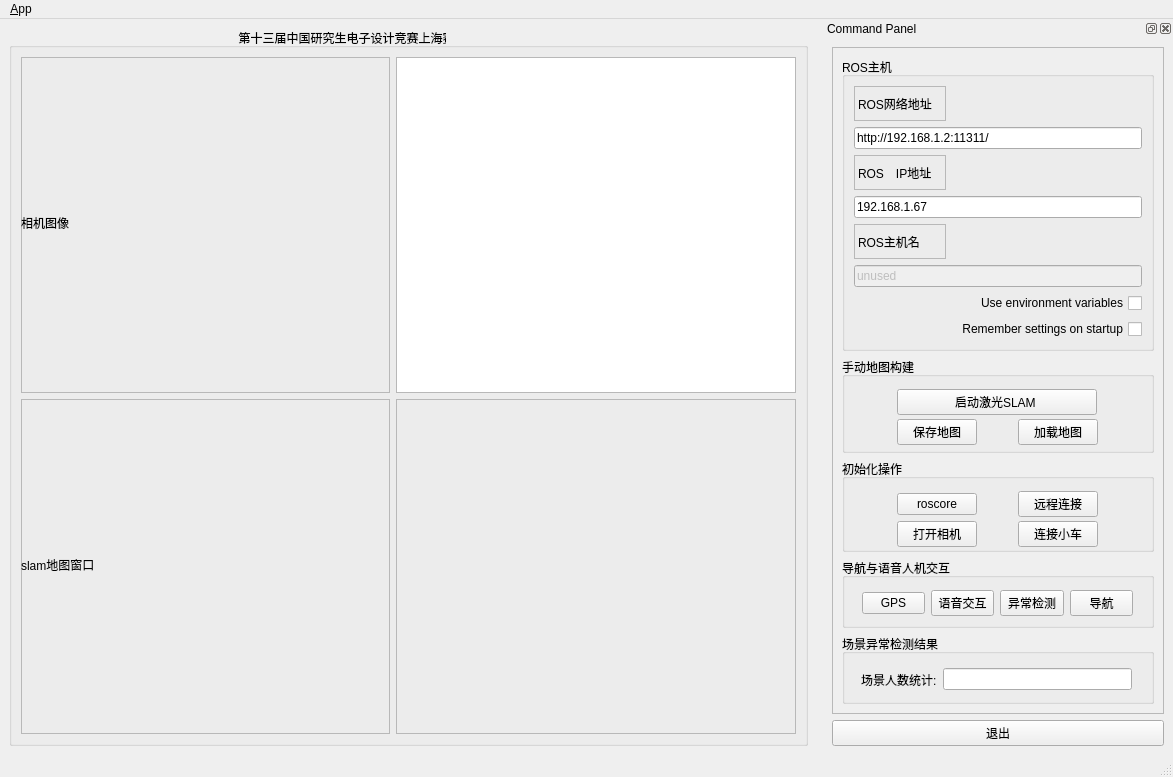
<?xml version="1.0" encoding="UTF-8"?>
<ui version="4.0">
 <class>MainWindowDesign</class>
 <widget class="QMainWindow" name="MainWindowDesign">
  <property name="geometry">
   <rect>
    <x>0</x>
    <y>0</y>
    <width>1173</width>
    <height>777</height>
   </rect>
  </property>
  <property name="sizePolicy">
   <sizepolicy hsizetype="Fixed" vsizetype="Fixed">
    <horstretch>0</horstretch>
    <verstretch>0</verstretch>
   </sizepolicy>
  </property>
  <property name="windowTitle">
   <string>QRosApp</string>
  </property>
  <property name="windowIcon">
   <iconset resource="../resources/images.qrc">
    <normaloff>:/images/icon.png</normaloff>:/images/icon.png</iconset>
  </property>
  <property name="locale">
   <locale language="English" country="Australia"/>
  </property>
  <widget class="QWidget" name="centralwidget">
   <layout class="QHBoxLayout">
    <item>
     <widget class="QGroupBox" name="groupBox_12">
      <property name="sizePolicy">
       <sizepolicy hsizetype="MinimumExpanding" vsizetype="Preferred">
        <horstretch>0</horstretch>
        <verstretch>0</verstretch>
       </sizepolicy>
      </property>
      <property name="title">
       <string>                                                                     第十三届中国研究生电子设计竞赛上海赛区</string>
      </property>
      <layout class="QGridLayout" name="gridLayout_3">
       <item row="1" column="0">
        <widget class="QFrame" name="frame_2">
         <property name="frameShape">
          <enum>QFrame::StyledPanel</enum>
         </property>
         <property name="frameShadow">
          <enum>QFrame::Raised</enum>
         </property>
         <widget class="QLabel" name="label_cameraImg">
          <property name="geometry">
           <rect>
            <x>0</x>
            <y>0</y>
            <width>361</width>
            <height>331</height>
           </rect>
          </property>
          <property name="text">
           <string>相机图像</string>
          </property>
          <property name="scaledContents">
           <bool>true</bool>
          </property>
         </widget>
        </widget>
       </item>
       <item row="2" column="0">
        <widget class="QFrame" name="frame_3">
         <property name="frameShape">
          <enum>QFrame::StyledPanel</enum>
         </property>
         <property name="frameShadow">
          <enum>QFrame::Raised</enum>
         </property>
         <widget class="QLabel" name="label_slammap">
          <property name="geometry">
           <rect>
            <x>0</x>
            <y>0</y>
            <width>361</width>
            <height>331</height>
           </rect>
          </property>
          <property name="text">
           <string>slam地图窗口</string>
          </property>
          <property name="scaledContents">
           <bool>true</bool>
          </property>
         </widget>
        </widget>
       </item>
       <item row="1" column="1">
        <widget class="QListView" name="view_logging">
         <property name="sizePolicy">
          <sizepolicy hsizetype="Fixed" vsizetype="Fixed">
           <horstretch>0</horstretch>
           <verstretch>0</verstretch>
          </sizepolicy>
         </property>
         <property name="minimumSize">
          <size>
           <width>400</width>
           <height>300</height>
          </size>
         </property>
         <property name="maximumSize">
          <size>
           <width>600</width>
           <height>600</height>
          </size>
         </property>
        </widget>
       </item>
       <item row="2" column="1">
        <widget class="QFrame" name="frame_4">
         <property name="frameShape">
          <enum>QFrame::StyledPanel</enum>
         </property>
         <property name="frameShadow">
          <enum>QFrame::Raised</enum>
         </property>
        </widget>
       </item>
      </layout>
     </widget>
    </item>
   </layout>
  </widget>
  <widget class="QMenuBar" name="menubar">
   <property name="geometry">
    <rect>
     <x>0</x>
     <y>0</y>
     <width>1173</width>
     <height>19</height>
    </rect>
   </property>
   <widget class="QMenu" name="menu_File">
    <property name="title">
     <string>&amp;App</string>
    </property>
    <addaction name="action_Preferences"/>
    <addaction name="separator"/>
    <addaction name="actionAbout"/>
    <addaction name="actionAbout_Qt"/>
    <addaction name="separator"/>
    <addaction name="action_Quit"/>
   </widget>
   <addaction name="menu_File"/>
  </widget>
  <widget class="QStatusBar" name="statusbar"/>
  <widget class="QDockWidget" name="dock_status">
   <property name="sizePolicy">
    <sizepolicy hsizetype="Fixed" vsizetype="Preferred">
     <horstretch>0</horstretch>
     <verstretch>0</verstretch>
    </sizepolicy>
   </property>
   <property name="minimumSize">
    <size>
     <width>350</width>
     <height>560</height>
    </size>
   </property>
   <property name="maximumSize">
    <size>
     <width>350</width>
     <height>524287</height>
    </size>
   </property>
   <property name="allowedAreas">
    <set>Qt::RightDockWidgetArea</set>
   </property>
   <property name="windowTitle">
    <string>Command Panel</string>
   </property>
   <attribute name="dockWidgetArea">
    <number>2</number>
   </attribute>
   <widget class="QWidget" name="dockWidgetContents_2">
    <layout class="QVBoxLayout" name="verticalLayout">
     <item>
      <widget class="QFrame" name="frame">
       <property name="sizePolicy">
        <sizepolicy hsizetype="Minimum" vsizetype="Preferred">
         <horstretch>0</horstretch>
         <verstretch>0</verstretch>
        </sizepolicy>
       </property>
       <property name="frameShape">
        <enum>QFrame::StyledPanel</enum>
       </property>
       <property name="frameShadow">
        <enum>QFrame::Raised</enum>
       </property>
       <layout class="QVBoxLayout" name="verticalLayout_3">
        <item>
         <widget class="QGroupBox" name="groupBox">
          <property name="sizePolicy">
           <sizepolicy hsizetype="Preferred" vsizetype="Preferred">
            <horstretch>0</horstretch>
            <verstretch>0</verstretch>
           </sizepolicy>
          </property>
          <property name="title">
           <string>ROS主机</string>
          </property>
          <layout class="QGridLayout" name="gridLayout">
           <item row="6" column="0" colspan="3">
            <widget class="QCheckBox" name="checkbox_use_environment">
             <property name="layoutDirection">
              <enum>Qt::RightToLeft</enum>
             </property>
             <property name="text">
              <string>Use environment variables</string>
             </property>
            </widget>
           </item>
           <item row="0" column="0">
            <widget class="QLabel" name="label">
             <property name="frameShape">
              <enum>QFrame::StyledPanel</enum>
             </property>
             <property name="frameShadow">
              <enum>QFrame::Raised</enum>
             </property>
             <property name="text">
              <string>ROS网络地址</string>
             </property>
            </widget>
           </item>
           <item row="1" column="0" colspan="3">
            <widget class="QLineEdit" name="line_edit_master">
             <property name="sizePolicy">
              <sizepolicy hsizetype="Expanding" vsizetype="Fixed">
               <horstretch>0</horstretch>
               <verstretch>0</verstretch>
              </sizepolicy>
             </property>
             <property name="text">
              <string>http://192.168.1.2:11311/</string>
             </property>
            </widget>
           </item>
           <item row="2" column="0">
            <widget class="QLabel" name="label_2">
             <property name="frameShape">
              <enum>QFrame::StyledPanel</enum>
             </property>
             <property name="frameShadow">
              <enum>QFrame::Raised</enum>
             </property>
             <property name="text">
              <string>ROS　IP地址</string>
             </property>
            </widget>
           </item>
           <item row="3" column="0" colspan="3">
            <widget class="QLineEdit" name="line_edit_host">
             <property name="sizePolicy">
              <sizepolicy hsizetype="MinimumExpanding" vsizetype="Fixed">
               <horstretch>0</horstretch>
               <verstretch>0</verstretch>
              </sizepolicy>
             </property>
             <property name="text">
              <string>192.168.1.67</string>
             </property>
            </widget>
           </item>
           <item row="4" column="0">
            <widget class="QLabel" name="label_3">
             <property name="frameShape">
              <enum>QFrame::StyledPanel</enum>
             </property>
             <property name="frameShadow">
              <enum>QFrame::Raised</enum>
             </property>
             <property name="text">
              <string>ROS主机名</string>
             </property>
            </widget>
           </item>
           <item row="5" column="0" colspan="3">
            <widget class="QLineEdit" name="line_edit_topic">
             <property name="enabled">
              <bool>false</bool>
             </property>
             <property name="text">
              <string>unused</string>
             </property>
            </widget>
           </item>
           <item row="7" column="0" colspan="3">
            <widget class="QCheckBox" name="checkbox_remember_settings">
             <property name="layoutDirection">
              <enum>Qt::RightToLeft</enum>
             </property>
             <property name="text">
              <string>Remember settings on startup</string>
             </property>
            </widget>
           </item>
          </layout>
         </widget>
        </item>
        <item>
         <widget class="QGroupBox" name="groupBox_2">
          <property name="maximumSize">
           <size>
            <width>16777215</width>
            <height>96</height>
           </size>
          </property>
          <property name="title">
           <string>手动地图构建</string>
          </property>
          <widget class="QWidget" name="horizontalLayoutWidget">
           <property name="geometry">
            <rect>
             <x>20</x>
             <y>30</y>
             <width>271</width>
             <height>31</height>
            </rect>
           </property>
           <layout class="QHBoxLayout" name="horizontalLayout">
            <item>
             <widget class="QPushButton" name="button_onestepSLAM">
              <property name="sizePolicy">
               <sizepolicy hsizetype="Fixed" vsizetype="Fixed">
                <horstretch>0</horstretch>
                <verstretch>0</verstretch>
               </sizepolicy>
              </property>
              <property name="minimumSize">
               <size>
                <width>80</width>
                <height>0</height>
               </size>
              </property>
              <property name="maximumSize">
               <size>
                <width>200</width>
                <height>16777215</height>
               </size>
              </property>
              <property name="text">
               <string>启动激光SLAM </string>
              </property>
             </widget>
            </item>
           </layout>
          </widget>
          <widget class="QWidget" name="horizontalLayoutWidget_2">
           <property name="geometry">
            <rect>
             <x>20</x>
             <y>60</y>
             <width>271</width>
             <height>31</height>
            </rect>
           </property>
           <layout class="QHBoxLayout" name="horizontalLayout_2">
            <item>
             <widget class="QPushButton" name="button_saveMap">
              <property name="sizePolicy">
               <sizepolicy hsizetype="Fixed" vsizetype="Fixed">
                <horstretch>0</horstretch>
                <verstretch>0</verstretch>
               </sizepolicy>
              </property>
              <property name="text">
               <string>保存地图</string>
              </property>
             </widget>
            </item>
            <item>
             <widget class="QPushButton" name="button_loadMap">
              <property name="sizePolicy">
               <sizepolicy hsizetype="Fixed" vsizetype="Fixed">
                <horstretch>0</horstretch>
                <verstretch>0</verstretch>
               </sizepolicy>
              </property>
              <property name="text">
               <string>加载地图</string>
              </property>
             </widget>
            </item>
           </layout>
          </widget>
         </widget>
        </item>
        <item>
         <widget class="QGroupBox" name="groupBox_3">
          <property name="maximumSize">
           <size>
            <width>16777215</width>
            <height>93</height>
           </size>
          </property>
          <property name="title">
           <string>初始化操作</string>
          </property>
          <widget class="QWidget" name="horizontalLayoutWidget_6">
           <property name="geometry">
            <rect>
             <x>20</x>
             <y>30</y>
             <width>271</width>
             <height>31</height>
            </rect>
           </property>
           <layout class="QHBoxLayout" name="horizontalLayout_6">
            <item>
             <widget class="QPushButton" name="button_roscore">
              <property name="sizePolicy">
               <sizepolicy hsizetype="Fixed" vsizetype="Fixed">
                <horstretch>0</horstretch>
                <verstretch>0</verstretch>
               </sizepolicy>
              </property>
              <property name="text">
               <string>roscore</string>
              </property>
             </widget>
            </item>
            <item>
             <widget class="QPushButton" name="button_natapp">
              <property name="sizePolicy">
               <sizepolicy hsizetype="Fixed" vsizetype="Fixed">
                <horstretch>0</horstretch>
                <verstretch>0</verstretch>
               </sizepolicy>
              </property>
              <property name="minimumSize">
               <size>
                <width>40</width>
                <height>0</height>
               </size>
              </property>
              <property name="text">
               <string>远程连接</string>
              </property>
             </widget>
            </item>
           </layout>
          </widget>
          <widget class="QWidget" name="horizontalLayoutWidget_7">
           <property name="geometry">
            <rect>
             <x>20</x>
             <y>60</y>
             <width>271</width>
             <height>31</height>
            </rect>
           </property>
           <layout class="QHBoxLayout" name="horizontalLayout_7">
            <item>
             <widget class="QPushButton" name="button_openCam">
              <property name="sizePolicy">
               <sizepolicy hsizetype="Fixed" vsizetype="Fixed">
                <horstretch>0</horstretch>
                <verstretch>0</verstretch>
               </sizepolicy>
              </property>
              <property name="text">
               <string>打开相机</string>
              </property>
             </widget>
            </item>
            <item>
             <widget class="QPushButton" name="button_connect_turtlebot">
              <property name="sizePolicy">
               <sizepolicy hsizetype="Fixed" vsizetype="Fixed">
                <horstretch>0</horstretch>
                <verstretch>0</verstretch>
               </sizepolicy>
              </property>
              <property name="minimumSize">
               <size>
                <width>40</width>
                <height>0</height>
               </size>
              </property>
              <property name="text">
               <string>连接小车</string>
              </property>
             </widget>
            </item>
           </layout>
          </widget>
         </widget>
        </item>
        <item>
         <widget class="QGroupBox" name="groupBox_4">
          <property name="maximumSize">
           <size>
            <width>16777215</width>
            <height>70</height>
           </size>
          </property>
          <property name="title">
           <string>导航与语音人机交互</string>
          </property>
          <widget class="QWidget" name="horizontalLayoutWidget_4">
           <property name="geometry">
            <rect>
             <x>20</x>
             <y>30</y>
             <width>271</width>
             <height>31</height>
            </rect>
           </property>
           <layout class="QHBoxLayout" name="horizontalLayout_4">
            <item>
             <widget class="QPushButton" name="button_gps">
              <property name="sizePolicy">
               <sizepolicy hsizetype="Fixed" vsizetype="Fixed">
                <horstretch>0</horstretch>
                <verstretch>0</verstretch>
               </sizepolicy>
              </property>
              <property name="minimumSize">
               <size>
                <width>40</width>
                <height>0</height>
               </size>
              </property>
              <property name="text">
               <string>GPS</string>
              </property>
             </widget>
            </item>
            <item>
             <widget class="QPushButton" name="button_speech">
              <property name="sizePolicy">
               <sizepolicy hsizetype="Fixed" vsizetype="Fixed">
                <horstretch>0</horstretch>
                <verstretch>0</verstretch>
               </sizepolicy>
              </property>
              <property name="minimumSize">
               <size>
                <width>40</width>
                <height>0</height>
               </size>
              </property>
              <property name="text">
               <string>语音交互</string>
              </property>
             </widget>
            </item>
            <item>
             <widget class="QPushButton" name="button_connect">
              <property name="enabled">
               <bool>true</bool>
              </property>
              <property name="sizePolicy">
               <sizepolicy hsizetype="Fixed" vsizetype="Fixed">
                <horstretch>0</horstretch>
                <verstretch>0</verstretch>
               </sizepolicy>
              </property>
              <property name="minimumSize">
               <size>
                <width>30</width>
                <height>0</height>
               </size>
              </property>
              <property name="toolTip">
               <string>Set the target to the current joint trajectory state.</string>
              </property>
              <property name="statusTip">
               <string>Clear all waypoints and set the target to the current joint trajectory state.</string>
              </property>
              <property name="text">
               <string>异常检测</string>
              </property>
             </widget>
            </item>
            <item>
             <widget class="QPushButton" name="button_nav">
              <property name="sizePolicy">
               <sizepolicy hsizetype="Fixed" vsizetype="Fixed">
                <horstretch>0</horstretch>
                <verstretch>0</verstretch>
               </sizepolicy>
              </property>
              <property name="minimumSize">
               <size>
                <width>40</width>
                <height>0</height>
               </size>
              </property>
              <property name="maximumSize">
               <size>
                <width>80</width>
                <height>16777215</height>
               </size>
              </property>
              <property name="text">
               <string>导航</string>
              </property>
             </widget>
            </item>
           </layout>
          </widget>
         </widget>
        </item>
        <item>
         <widget class="QGroupBox" name="groupBox_5">
          <property name="maximumSize">
           <size>
            <width>16777215</width>
            <height>70</height>
           </size>
          </property>
          <property name="title">
           <string>场景异常检测结果</string>
          </property>
          <widget class="QWidget" name="horizontalLayoutWidget_5">
           <property name="geometry">
            <rect>
             <x>19</x>
             <y>30</y>
             <width>271</width>
             <height>31</height>
            </rect>
           </property>
           <layout class="QHBoxLayout" name="horizontalLayout_5">
            <item>
             <widget class="QLabel" name="label_4">
              <property name="text">
               <string>场景人数统计:</string>
              </property>
             </widget>
            </item>
            <item>
             <widget class="QLineEdit" name="line_edit_mcnn"/>
            </item>
           </layout>
          </widget>
         </widget>
        </item>
       </layout>
      </widget>
     </item>
     <item>
      <widget class="QPushButton" name="quit_button">
       <property name="sizePolicy">
        <sizepolicy hsizetype="MinimumExpanding" vsizetype="Fixed">
         <horstretch>0</horstretch>
         <verstretch>0</verstretch>
        </sizepolicy>
       </property>
       <property name="text">
        <string>退出</string>
       </property>
      </widget>
     </item>
    </layout>
   </widget>
  </widget>
  <action name="action_Quit">
   <property name="text">
    <string>&amp;Quit</string>
   </property>
   <property name="shortcut">
    <string>Ctrl+Q</string>
   </property>
   <property name="shortcutContext">
    <enum>Qt::ApplicationShortcut</enum>
   </property>
  </action>
  <action name="action_Preferences">
   <property name="text">
    <string>&amp;Preferences</string>
   </property>
  </action>
  <action name="actionAbout">
   <property name="text">
    <string>&amp;About</string>
   </property>
  </action>
  <action name="actionAbout_Qt">
   <property name="text">
    <string>About &amp;Qt</string>
   </property>
  </action>
 </widget>
 <resources>
  <include location="../resources/images.qrc"/>
 </resources>
 <connections>
  <connection>
   <sender>action_Quit</sender>
   <signal>triggered()</signal>
   <receiver>MainWindowDesign</receiver>
   <slot>close()</slot>
   <hints>
    <hint type="sourcelabel">
     <x>-1</x>
     <y>-1</y>
    </hint>
    <hint type="destinationlabel">
     <x>399</x>
     <y>299</y>
    </hint>
   </hints>
  </connection>
  <connection>
   <sender>quit_button</sender>
   <signal>clicked()</signal>
   <receiver>MainWindowDesign</receiver>
   <slot>close()</slot>
   <hints>
    <hint type="sourcelabel">
     <x>859</x>
     <y>552</y>
    </hint>
    <hint type="destinationlabel">
     <x>469</x>
     <y>299</y>
    </hint>
   </hints>
  </connection>
 </connections>
</ui>
